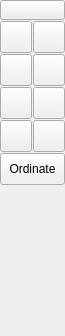
<?xml version="1.0" encoding="UTF-8"?>
<ui version="4.0">
 <class>QG_CadToolBarDim</class>
 <widget class="QWidget" name="QG_CadToolBarDim">
  <property name="geometry">
   <rect>
    <x>0</x>
    <y>0</y>
    <width>65</width>
    <height>336</height>
   </rect>
  </property>
  <property name="sizePolicy">
   <sizepolicy hsizetype="Fixed" vsizetype="Fixed">
    <horstretch>0</horstretch>
    <verstretch>0</verstretch>
   </sizepolicy>
  </property>
  <property name="minimumSize">
   <size>
    <width>65</width>
    <height>336</height>
   </size>
  </property>
  <property name="windowTitle">
   <string>Dimensions</string>
  </property>
  <widget class="QToolButton" name="bBack">
   <property name="geometry">
    <rect>
     <x>0</x>
     <y>0</y>
     <width>65</width>
     <height>20</height>
    </rect>
   </property>
   <property name="maximumSize">
    <size>
     <width>16777215</width>
     <height>20</height>
    </size>
   </property>
   <property name="toolTip">
    <string>Back to main menu</string>
   </property>
   <property name="text">
    <string/>
   </property>
   <property name="icon">
    <iconset resource="../../../res/extui/extui.qrc">
     <normaloff>:/extui/back.png</normaloff>:/extui/back.png</iconset>
   </property>
   <property name="iconSize">
    <size>
     <width>65</width>
     <height>20</height>
    </size>
   </property>
  </widget>
  <widget class="QToolButton" name="bAligned">
   <property name="geometry">
    <rect>
     <x>0</x>
     <y>21</y>
     <width>32</width>
     <height>32</height>
    </rect>
   </property>
   <property name="maximumSize">
    <size>
     <width>32</width>
     <height>32</height>
    </size>
   </property>
   <property name="toolTip">
    <string>Aligned Dimension</string>
   </property>
   <property name="text">
    <string/>
   </property>
   <property name="icon">
    <iconset resource="../../../res/extui/extui.qrc">
     <normaloff>:/extui/dimaligned.png</normaloff>:/extui/dimaligned.png</iconset>
   </property>
   <property name="iconSize">
    <size>
     <width>32</width>
     <height>32</height>
    </size>
   </property>
   <property name="checkable">
    <bool>true</bool>
   </property>
   <property name="autoExclusive">
    <bool>true</bool>
   </property>
  </widget>
  <widget class="QToolButton" name="bLinear">
   <property name="geometry">
    <rect>
     <x>33</x>
     <y>21</y>
     <width>32</width>
     <height>32</height>
    </rect>
   </property>
   <property name="maximumSize">
    <size>
     <width>32</width>
     <height>32</height>
    </size>
   </property>
   <property name="toolTip">
    <string>Linear Dimension</string>
   </property>
   <property name="text">
    <string/>
   </property>
   <property name="icon">
    <iconset resource="../../../res/extui/extui.qrc">
     <normaloff>:/extui/dimlinear.png</normaloff>:/extui/dimlinear.png</iconset>
   </property>
   <property name="iconSize">
    <size>
     <width>32</width>
     <height>32</height>
    </size>
   </property>
   <property name="checkable">
    <bool>true</bool>
   </property>
   <property name="autoExclusive">
    <bool>true</bool>
   </property>
  </widget>
  <widget class="QToolButton" name="bLinearHor">
   <property name="geometry">
    <rect>
     <x>0</x>
     <y>54</y>
     <width>32</width>
     <height>32</height>
    </rect>
   </property>
   <property name="maximumSize">
    <size>
     <width>32</width>
     <height>32</height>
    </size>
   </property>
   <property name="toolTip">
    <string>Horizontal Dimension</string>
   </property>
   <property name="text">
    <string/>
   </property>
   <property name="icon">
    <iconset resource="../../../res/extui/extui.qrc">
     <normaloff>:/extui/dimhor.png</normaloff>:/extui/dimhor.png</iconset>
   </property>
   <property name="iconSize">
    <size>
     <width>32</width>
     <height>32</height>
    </size>
   </property>
   <property name="checkable">
    <bool>true</bool>
   </property>
   <property name="autoExclusive">
    <bool>true</bool>
   </property>
  </widget>
  <widget class="QToolButton" name="bLinearVer">
   <property name="geometry">
    <rect>
     <x>33</x>
     <y>54</y>
     <width>32</width>
     <height>32</height>
    </rect>
   </property>
   <property name="maximumSize">
    <size>
     <width>32</width>
     <height>32</height>
    </size>
   </property>
   <property name="toolTip">
    <string>Vertical Dimension</string>
   </property>
   <property name="text">
    <string/>
   </property>
   <property name="icon">
    <iconset resource="../../../res/extui/extui.qrc">
     <normaloff>:/extui/dimver.png</normaloff>:/extui/dimver.png</iconset>
   </property>
   <property name="iconSize">
    <size>
     <width>32</width>
     <height>32</height>
    </size>
   </property>
   <property name="checkable">
    <bool>true</bool>
   </property>
   <property name="autoExclusive">
    <bool>true</bool>
   </property>
  </widget>
  <widget class="QToolButton" name="bRadial">
   <property name="geometry">
    <rect>
     <x>0</x>
     <y>87</y>
     <width>32</width>
     <height>32</height>
    </rect>
   </property>
   <property name="maximumSize">
    <size>
     <width>32</width>
     <height>32</height>
    </size>
   </property>
   <property name="toolTip">
    <string>Radial Dimension</string>
   </property>
   <property name="text">
    <string/>
   </property>
   <property name="icon">
    <iconset resource="../../../res/extui/extui.qrc">
     <normaloff>:/extui/dimradial.png</normaloff>:/extui/dimradial.png</iconset>
   </property>
   <property name="iconSize">
    <size>
     <width>32</width>
     <height>32</height>
    </size>
   </property>
   <property name="checkable">
    <bool>true</bool>
   </property>
   <property name="autoExclusive">
    <bool>true</bool>
   </property>
  </widget>
  <widget class="QToolButton" name="bDiametric">
   <property name="geometry">
    <rect>
     <x>33</x>
     <y>87</y>
     <width>32</width>
     <height>32</height>
    </rect>
   </property>
   <property name="maximumSize">
    <size>
     <width>32</width>
     <height>32</height>
    </size>
   </property>
   <property name="toolTip">
    <string>Diametric Dimension</string>
   </property>
   <property name="text">
    <string/>
   </property>
   <property name="icon">
    <iconset resource="../../../res/extui/extui.qrc">
     <normaloff>:/extui/dimdiametric.png</normaloff>:/extui/dimdiametric.png</iconset>
   </property>
   <property name="iconSize">
    <size>
     <width>32</width>
     <height>32</height>
    </size>
   </property>
   <property name="checkable">
    <bool>true</bool>
   </property>
   <property name="autoExclusive">
    <bool>true</bool>
   </property>
  </widget>
  <widget class="QToolButton" name="bAngular">
   <property name="geometry">
    <rect>
     <x>0</x>
     <y>120</y>
     <width>32</width>
     <height>32</height>
    </rect>
   </property>
   <property name="maximumSize">
    <size>
     <width>32</width>
     <height>32</height>
    </size>
   </property>
   <property name="toolTip">
    <string>Angular Dimension</string>
   </property>
   <property name="text">
    <string/>
   </property>
   <property name="icon">
    <iconset resource="../../../res/extui/extui.qrc">
     <normaloff>:/extui/dimangular.png</normaloff>:/extui/dimangular.png</iconset>
   </property>
   <property name="iconSize">
    <size>
     <width>32</width>
     <height>32</height>
    </size>
   </property>
   <property name="checkable">
    <bool>true</bool>
   </property>
   <property name="autoExclusive">
    <bool>true</bool>
   </property>
  </widget>
  <widget class="QToolButton" name="bLeader">
   <property name="geometry">
    <rect>
     <x>33</x>
     <y>120</y>
     <width>32</width>
     <height>32</height>
    </rect>
   </property>
   <property name="maximumSize">
    <size>
     <width>32</width>
     <height>32</height>
    </size>
   </property>
   <property name="toolTip">
    <string>Leader</string>
   </property>
   <property name="text">
    <string/>
   </property>
   <property name="icon">
    <iconset resource="../../../res/extui/extui.qrc">
     <normaloff>:/extui/dimleader.png</normaloff>:/extui/dimleader.png</iconset>
   </property>
   <property name="iconSize">
    <size>
     <width>32</width>
     <height>32</height>
    </size>
   </property>
   <property name="checkable">
    <bool>true</bool>
   </property>
   <property name="autoExclusive">
    <bool>true</bool>
   </property>
  </widget>
  <widget class="QToolButton" name="bHidden">
   <property name="geometry">
    <rect>
     <x>0</x>
     <y>336</y>
     <width>0</width>
     <height>0</height>
    </rect>
   </property>
   <property name="maximumSize">
    <size>
     <width>0</width>
     <height>0</height>
    </size>
   </property>
   <property name="toolTip">
    <string>Concentric</string>
   </property>
   <property name="text">
    <string notr="true"/>
   </property>
   <property name="iconSize">
    <size>
     <width>0</width>
     <height>0</height>
    </size>
   </property>
   <property name="checkable">
    <bool>true</bool>
   </property>
   <property name="autoExclusive">
    <bool>true</bool>
   </property>
  </widget>
  <widget class="QToolButton" name="bOrdinate">
   <property name="geometry">
    <rect>
     <x>0</x>
     <y>153</y>
     <width>65</width>
     <height>32</height>
    </rect>
   </property>
   <property name="text">
    <string>Ordinate</string>
   </property>
  </widget>
 </widget>
 <layoutdefault spacing="6" margin="11"/>
 <resources>
  <include location="../../../res/extui/extui.qrc"/>
 </resources>
 <connections>
  <connection>
   <sender>bAligned</sender>
   <signal>clicked()</signal>
   <receiver>QG_CadToolBarDim</receiver>
   <slot>drawDimAligned()</slot>
   <hints>
    <hint type="sourcelabel">
     <x>20</x>
     <y>41</y>
    </hint>
    <hint type="destinationlabel">
     <x>20</x>
     <y>20</y>
    </hint>
   </hints>
  </connection>
  <connection>
   <sender>bLinearHor</sender>
   <signal>clicked()</signal>
   <receiver>QG_CadToolBarDim</receiver>
   <slot>drawDimLinearHor()</slot>
   <hints>
    <hint type="sourcelabel">
     <x>20</x>
     <y>81</y>
    </hint>
    <hint type="destinationlabel">
     <x>20</x>
     <y>20</y>
    </hint>
   </hints>
  </connection>
  <connection>
   <sender>bLinearVer</sender>
   <signal>clicked()</signal>
   <receiver>QG_CadToolBarDim</receiver>
   <slot>drawDimLinearVer()</slot>
   <hints>
    <hint type="sourcelabel">
     <x>53</x>
     <y>81</y>
    </hint>
    <hint type="destinationlabel">
     <x>20</x>
     <y>20</y>
    </hint>
   </hints>
  </connection>
  <connection>
   <sender>bLinear</sender>
   <signal>clicked()</signal>
   <receiver>QG_CadToolBarDim</receiver>
   <slot>drawDimLinear()</slot>
   <hints>
    <hint type="sourcelabel">
     <x>53</x>
     <y>41</y>
    </hint>
    <hint type="destinationlabel">
     <x>20</x>
     <y>20</y>
    </hint>
   </hints>
  </connection>
  <connection>
   <sender>bRadial</sender>
   <signal>clicked()</signal>
   <receiver>QG_CadToolBarDim</receiver>
   <slot>drawDimRadial()</slot>
   <hints>
    <hint type="sourcelabel">
     <x>20</x>
     <y>121</y>
    </hint>
    <hint type="destinationlabel">
     <x>20</x>
     <y>20</y>
    </hint>
   </hints>
  </connection>
  <connection>
   <sender>bDiametric</sender>
   <signal>clicked()</signal>
   <receiver>QG_CadToolBarDim</receiver>
   <slot>drawDimDiametric()</slot>
   <hints>
    <hint type="sourcelabel">
     <x>53</x>
     <y>121</y>
    </hint>
    <hint type="destinationlabel">
     <x>20</x>
     <y>20</y>
    </hint>
   </hints>
  </connection>
  <connection>
   <sender>bAngular</sender>
   <signal>clicked()</signal>
   <receiver>QG_CadToolBarDim</receiver>
   <slot>drawDimAngular()</slot>
   <hints>
    <hint type="sourcelabel">
     <x>20</x>
     <y>161</y>
    </hint>
    <hint type="destinationlabel">
     <x>20</x>
     <y>20</y>
    </hint>
   </hints>
  </connection>
  <connection>
   <sender>bLeader</sender>
   <signal>clicked()</signal>
   <receiver>QG_CadToolBarDim</receiver>
   <slot>drawDimLeader()</slot>
   <hints>
    <hint type="sourcelabel">
     <x>53</x>
     <y>161</y>
    </hint>
    <hint type="destinationlabel">
     <x>20</x>
     <y>20</y>
    </hint>
   </hints>
  </connection>
  <connection>
   <sender>bOrdinate</sender>
   <signal>clicked()</signal>
   <receiver>QG_CadToolBarDim</receiver>
   <slot>drawDimOrdinate()</slot>
   <hints>
    <hint type="sourcelabel">
     <x>32</x>
     <y>168</y>
    </hint>
    <hint type="destinationlabel">
     <x>32</x>
     <y>167</y>
    </hint>
   </hints>
  </connection>
 </connections>
</ui>
